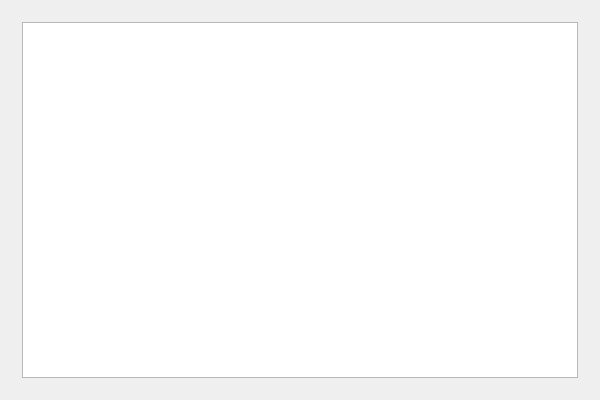
<?xml version="1.0" encoding="UTF-8"?>
<ui version="4.0">
 <class>MTFChartWidgetClass</class>
 <widget class="QWidget" name="MTFChartWidgetClass">
  <property name="geometry">
   <rect>
    <x>0</x>
    <y>0</y>
    <width>600</width>
    <height>400</height>
   </rect>
  </property>
  <property name="windowTitle">
   <string>MTFChartWidget</string>
  </property>
  <layout class="QHBoxLayout" name="horizontalLayout">
   <item>
    <widget class="QWidget" name="widget" native="true">
     <layout class="QGridLayout" name="gridLayout">
      <item row="0" column="0">
       <widget class="QTableWidget" name="tableWidget"/>
      </item>
     </layout>
    </widget>
   </item>
  </layout>
 </widget>
 <layoutdefault spacing="6" margin="11"/>
 <resources/>
 <connections/>
</ui>
